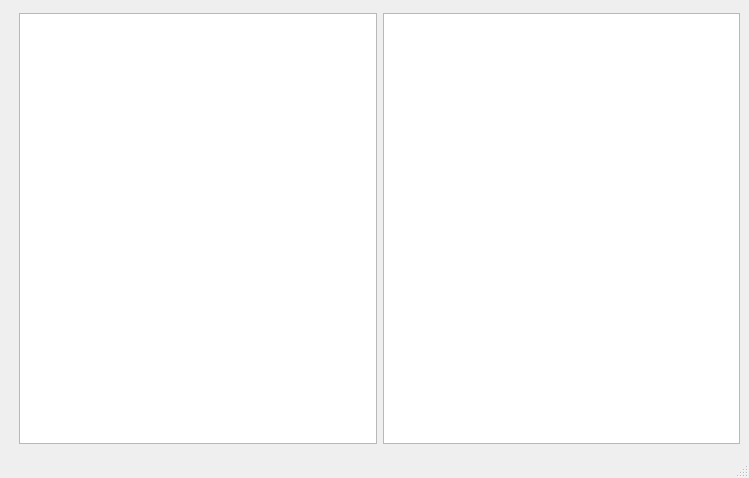
<?xml version="1.0" encoding="UTF-8"?>
<ui version="4.0">
 <class>MainWindow</class>
 <widget class="QMainWindow" name="MainWindow">
  <property name="geometry">
   <rect>
    <x>0</x>
    <y>0</y>
    <width>749</width>
    <height>478</height>
   </rect>
  </property>
  <property name="windowTitle">
   <string>MainWindow</string>
  </property>
  <widget class="QWidget" name="centralwidget">
   <widget class="QWidget" name="">
    <property name="geometry">
     <rect>
      <x>19</x>
      <y>13</y>
      <width>721</width>
      <height>431</height>
     </rect>
    </property>
    <layout class="QHBoxLayout" name="horizontalLayout">
     <item>
      <widget class="QTreeView" name="treeView"/>
     </item>
     <item>
      <widget class="QListView" name="listView"/>
     </item>
    </layout>
   </widget>
  </widget>
  <widget class="QMenuBar" name="menubar">
   <property name="geometry">
    <rect>
     <x>0</x>
     <y>0</y>
     <width>749</width>
     <height>22</height>
    </rect>
   </property>
  </widget>
  <widget class="QStatusBar" name="statusbar"/>
 </widget>
 <resources/>
 <connections/>
</ui>
